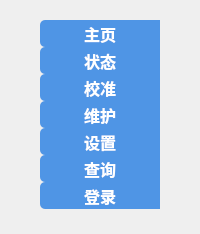
    <widget class="QWidget" name="menuWidget" native="true">
     <property name="autoFillBackground">
      <bool>true</bool>
     </property>
     <property name="styleSheet">
      <string notr="true">QTabWidget{background:rgb(255,255,255);}
QTabBar::tab{
height:35px;
color:black;
background:rgb(200,200,200);
border:1px solid rgb(100,100,100);
min-width:105px;
}
QTabBar::tab:selected{background:white;}
QTabBar::scroller{width:60;}

QToolButton{background-color: rgb(79,149,229);color:white;border:none;border-bottom-left-radius:5px;border-top-left-radius:5px;}
QToolButton::checked{background-color:white; color:black;}</string>
     </property>
     <layout class="QGridLayout" name="gridLayout">
      <property name="leftMargin">
       <number>0</number>
      </property>
      <property name="topMargin">
       <number>20</number>
      </property>
      <property name="rightMargin">
       <number>0</number>
      </property>
      <property name="bottomMargin">
       <number>0</number>
      </property>
      <property name="spacing">
       <number>0</number>
      </property>
      <item row="0" column="0">
       <layout class="QVBoxLayout" name="verticalLayout_2">
        <item>
         <widget class="QToolButton" name="statusButton">
          <property name="sizePolicy">
           <sizepolicy hsizetype="Minimum" vsizetype="Preferred">
            <horstretch>0</horstretch>
            <verstretch>0</verstretch>
           </sizepolicy>
          </property>
          <property name="minimumSize">
           <size>
            <width>120</width>
            <height>0</height>
           </size>
          </property>
          <property name="maximumSize">
           <size>
            <width>120</width>
            <height>16777215</height>
           </size>
          </property>
          <property name="font">
           <font>
            <family>宋体</family>
            <pointsize>12</pointsize>
            <weight>75</weight>
            <bold>true</bold>
           </font>
          </property>
          <property name="text">
           <string>主页</string>
          </property>
          <property name="icon">
           <iconset resource="res/qtres.qrc">
            <normaloff>:/homew.png</normaloff>:/homew.png</iconset>
          </property>
          <property name="iconSize">
           <size>
            <width>30</width>
            <height>30</height>
           </size>
          </property>
          <property name="checkable">
           <bool>true</bool>
          </property>
          <property name="toolButtonStyle">
           <enum>Qt::ToolButtonTextBesideIcon</enum>
          </property>
         </widget>
        </item>
        <item>
         <widget class="QToolButton" name="measureButton">
          <property name="sizePolicy">
           <sizepolicy hsizetype="Minimum" vsizetype="Preferred">
            <horstretch>0</horstretch>
            <verstretch>0</verstretch>
           </sizepolicy>
          </property>
          <property name="minimumSize">
           <size>
            <width>120</width>
            <height>0</height>
           </size>
          </property>
          <property name="maximumSize">
           <size>
            <width>120</width>
            <height>16777215</height>
           </size>
          </property>
          <property name="font">
           <font>
            <family>宋体</family>
            <pointsize>12</pointsize>
            <weight>75</weight>
            <bold>true</bold>
           </font>
          </property>
          <property name="text">
           <string>状态</string>
          </property>
          <property name="icon">
           <iconset resource="res/qtres.qrc">
            <normaloff>:/measurew.png</normaloff>:/measurew.png</iconset>
          </property>
          <property name="iconSize">
           <size>
            <width>32</width>
            <height>32</height>
           </size>
          </property>
          <property name="checkable">
           <bool>true</bool>
          </property>
          <property name="toolButtonStyle">
           <enum>Qt::ToolButtonTextBesideIcon</enum>
          </property>
         </widget>
        </item>
        <item>
         <widget class="QToolButton" name="calibrationButton">
          <property name="sizePolicy">
           <sizepolicy hsizetype="Minimum" vsizetype="Preferred">
            <horstretch>0</horstretch>
            <verstretch>0</verstretch>
           </sizepolicy>
          </property>
          <property name="minimumSize">
           <size>
            <width>120</width>
            <height>0</height>
           </size>
          </property>
          <property name="maximumSize">
           <size>
            <width>120</width>
            <height>16777215</height>
           </size>
          </property>
          <property name="font">
           <font>
            <family>宋体</family>
            <pointsize>12</pointsize>
            <weight>75</weight>
            <bold>true</bold>
           </font>
          </property>
          <property name="text">
           <string>校准</string>
          </property>
          <property name="icon">
           <iconset resource="res/qtres.qrc">
            <normaloff>:/calibrationw.png</normaloff>:/calibrationw.png</iconset>
          </property>
          <property name="iconSize">
           <size>
            <width>32</width>
            <height>32</height>
           </size>
          </property>
          <property name="checkable">
           <bool>true</bool>
          </property>
          <property name="checked">
           <bool>false</bool>
          </property>
          <property name="toolButtonStyle">
           <enum>Qt::ToolButtonTextBesideIcon</enum>
          </property>
         </widget>
        </item>
        <item>
         <widget class="QToolButton" name="maintenanceButton">
          <property name="sizePolicy">
           <sizepolicy hsizetype="Minimum" vsizetype="Preferred">
            <horstretch>0</horstretch>
            <verstretch>0</verstretch>
           </sizepolicy>
          </property>
          <property name="minimumSize">
           <size>
            <width>120</width>
            <height>0</height>
           </size>
          </property>
          <property name="maximumSize">
           <size>
            <width>120</width>
            <height>16777215</height>
           </size>
          </property>
          <property name="font">
           <font>
            <family>宋体</family>
            <pointsize>12</pointsize>
            <weight>75</weight>
            <bold>true</bold>
           </font>
          </property>
          <property name="text">
           <string>维护</string>
          </property>
          <property name="icon">
           <iconset resource="res/qtres.qrc">
            <normaloff>:/maintainw.png</normaloff>:/maintainw.png</iconset>
          </property>
          <property name="iconSize">
           <size>
            <width>32</width>
            <height>32</height>
           </size>
          </property>
          <property name="checkable">
           <bool>true</bool>
          </property>
          <property name="toolButtonStyle">
           <enum>Qt::ToolButtonTextBesideIcon</enum>
          </property>
         </widget>
        </item>
        <item>
         <widget class="QToolButton" name="settingsButton">
          <property name="sizePolicy">
           <sizepolicy hsizetype="Minimum" vsizetype="Preferred">
            <horstretch>0</horstretch>
            <verstretch>0</verstretch>
           </sizepolicy>
          </property>
          <property name="minimumSize">
           <size>
            <width>120</width>
            <height>0</height>
           </size>
          </property>
          <property name="maximumSize">
           <size>
            <width>120</width>
            <height>16777215</height>
           </size>
          </property>
          <property name="font">
           <font>
            <family>宋体</family>
            <pointsize>12</pointsize>
            <weight>75</weight>
            <bold>true</bold>
           </font>
          </property>
          <property name="text">
           <string>设置</string>
          </property>
          <property name="icon">
           <iconset resource="res/qtres.qrc">
            <normaloff>:/settingsw.png</normaloff>:/settingsw.png</iconset>
          </property>
          <property name="iconSize">
           <size>
            <width>32</width>
            <height>32</height>
           </size>
          </property>
          <property name="checkable">
           <bool>true</bool>
          </property>
          <property name="toolButtonStyle">
           <enum>Qt::ToolButtonTextBesideIcon</enum>
          </property>
         </widget>
        </item>
        <item>
         <widget class="QToolButton" name="queryButton">
          <property name="sizePolicy">
           <sizepolicy hsizetype="Minimum" vsizetype="Preferred">
            <horstretch>0</horstretch>
            <verstretch>0</verstretch>
           </sizepolicy>
          </property>
          <property name="minimumSize">
           <size>
            <width>120</width>
            <height>0</height>
           </size>
          </property>
          <property name="maximumSize">
           <size>
            <width>120</width>
            <height>16777215</height>
           </size>
          </property>
          <property name="font">
           <font>
            <family>宋体</family>
            <pointsize>12</pointsize>
            <weight>75</weight>
            <bold>true</bold>
           </font>
          </property>
          <property name="text">
           <string>查询</string>
          </property>
          <property name="icon">
           <iconset resource="res/qtres.qrc">
            <normaloff>:/queryw.png</normaloff>:/queryw.png</iconset>
          </property>
          <property name="iconSize">
           <size>
            <width>32</width>
            <height>32</height>
           </size>
          </property>
          <property name="checkable">
           <bool>true</bool>
          </property>
          <property name="toolButtonStyle">
           <enum>Qt::ToolButtonTextBesideIcon</enum>
          </property>
         </widget>
        </item>
        <item>
         <widget class="QToolButton" name="loginButton">
          <property name="sizePolicy">
           <sizepolicy hsizetype="Minimum" vsizetype="Preferred">
            <horstretch>0</horstretch>
            <verstretch>0</verstretch>
           </sizepolicy>
          </property>
          <property name="minimumSize">
           <size>
            <width>120</width>
            <height>0</height>
           </size>
          </property>
          <property name="maximumSize">
           <size>
            <width>120</width>
            <height>16777215</height>
           </size>
          </property>
          <property name="font">
           <font>
            <family>宋体</family>
            <pointsize>12</pointsize>
            <weight>75</weight>
            <bold>true</bold>
           </font>
          </property>
          <property name="styleSheet">
           <string notr="true">checked{background-color:white; color:black;}</string>
          </property>
          <property name="text">
           <string>登录</string>
          </property>
          <property name="icon">
           <iconset resource="res/qtres.qrc">
            <normaloff>:/userw.png</normaloff>:/userw.png</iconset>
          </property>
          <property name="iconSize">
           <size>
            <width>32</width>
            <height>32</height>
           </size>
          </property>
          <property name="toolButtonStyle">
           <enum>Qt::ToolButtonTextBesideIcon</enum>
          </property>
         </widget>
        </item>
       </layout>
      </item>
      <item row="1" column="0">
       <widget class="QLabel" name="label">
        <property name="sizePolicy">
         <sizepolicy hsizetype="Fixed" vsizetype="Fixed">
          <horstretch>0</horstretch>
          <verstretch>0</verstretch>
         </sizepolicy>
        </property>
        <property name="minimumSize">
         <size>
          <width>0</width>
          <height>25</height>
         </size>
        </property>
        <property name="maximumSize">
         <size>
          <width>25</width>
          <height>16777215</height>
         </size>
        </property>
        <property name="text">
         <string/>
        </property>
       </widget>
      </item>
     </layout>
    </widget>
